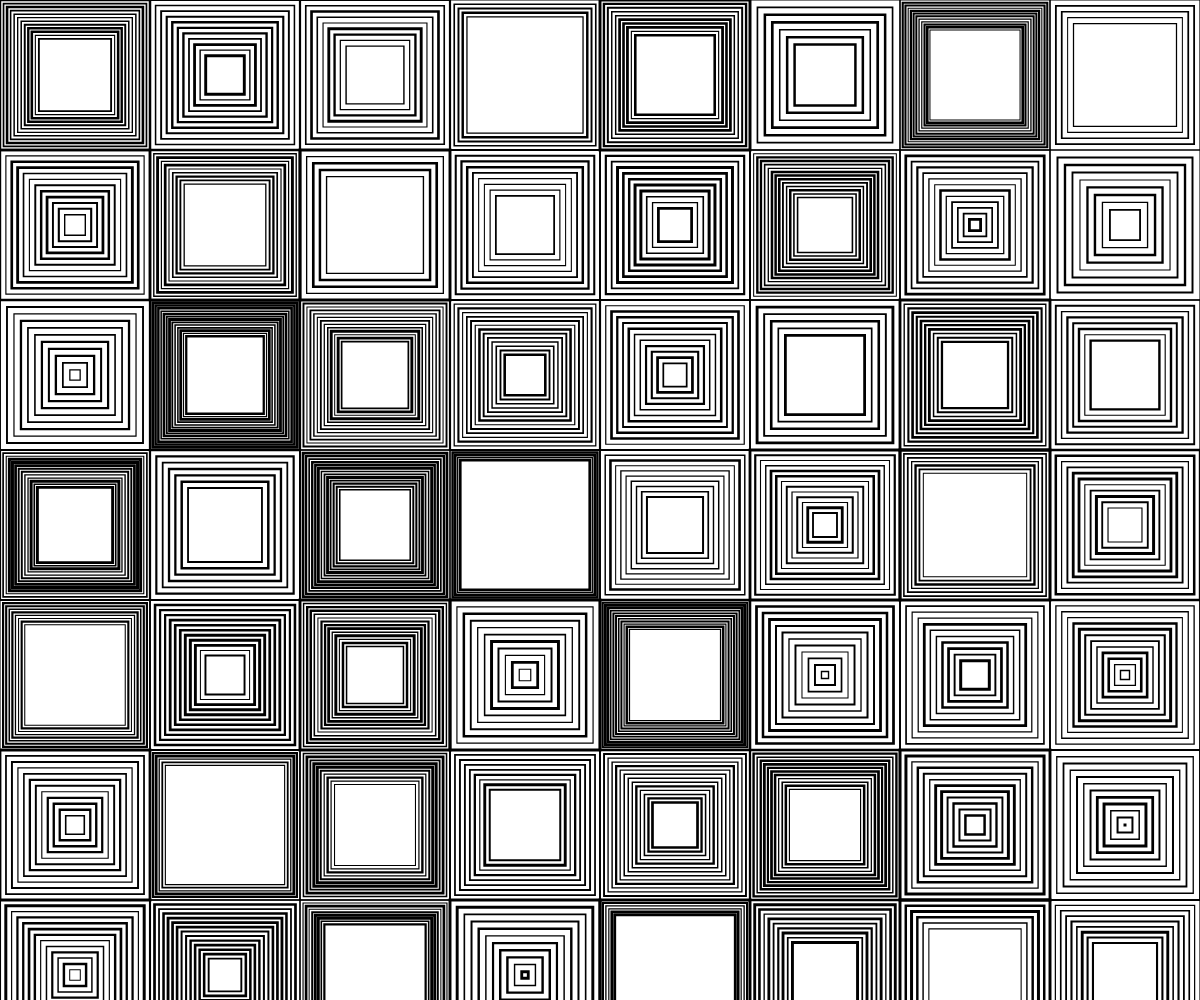
Frame 1 (no input)
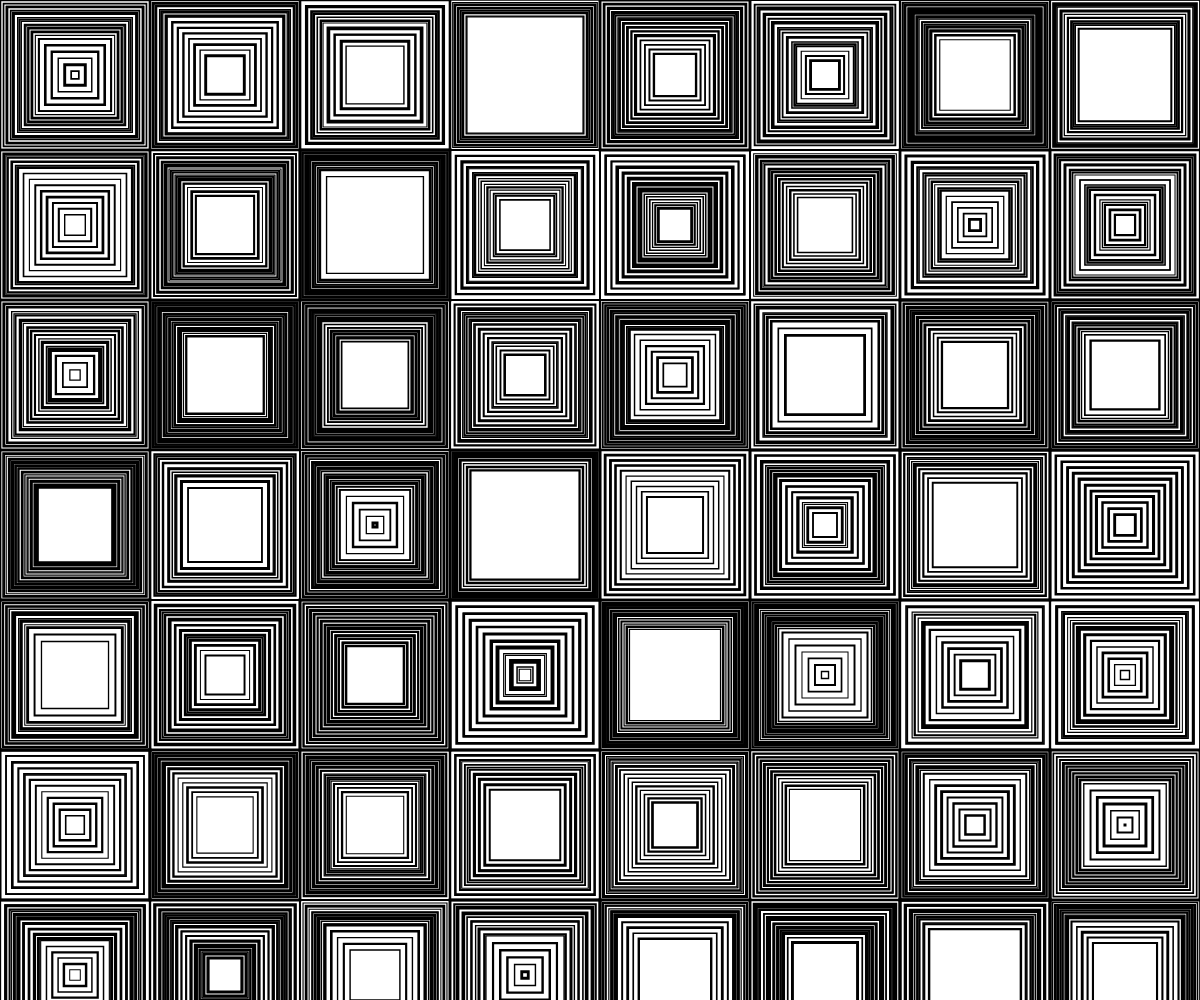
Frame 2 (the mouse pressed at the canvas centre, redrawn once)

The p5.js sketch that drew these frames (run headless with seeded random() and noise() and a simulated clock; the mouse was pressed at the canvas centre and the sketch redrawn once):

// p5.js sketch
// ── sketch.js
// Laboratorio di Computer Grafica per l'Information Design
// Christian Battista Giannarelli
// Vera Molnar, De La Serie (Des) Ordres (detail), 1974. Courtesy of The Anne and Michael Spalter Digital Art Collection.

function setup() {
	// Canvas grande quanto tutta la finestra
	createCanvas(windowWidth, windowHeight);	
}

function draw() {
	// La funzione draw() non viene ripetuta
	noLoop();

	// Numero di colonne
	let cols = 8;
	// Numero di righe
	let rows = 8;

	// Lato del quadrato
	let squareSize = windowWidth / cols;

	// Colonne
	for (let i = 0; i < cols; i++) {
		// Righe
		for (let j = 0; j < rows; j++) {
			// Calcolo della posizione orizzontale
			let x = i * squareSize;
			// Calcolo della posizione verticale
			let y = j * squareSize;
			
			// Disegna quadrati concentrici con variazioni casuali
			drawSquares(x, y, squareSize);
		}
	}
}

// Funzione per il disegno dei quadrati
function drawSquares(x, y, size) {
	// Numero casuale di quadrati interni
	let layers = int(random(5, 15));
	// Distanza casuale tra i quadrati
	let spacing = random(5, 15);

	// Nessun riempimento
	noFill();

	// Creazione dei quadrati interni
	for (let i = 0; i < layers; i++) {
		let currentSize = size - i * spacing;

		// Disegno dei quadrati se 
		if (currentSize > 0) {
			// Spessore del contorno scelto casualmente
			strokeWeight(random(1, 3));
			// Creazione del quadrato (i quadrati sono centrati rispetto a quello iniziale)
			rect(x + (size - currentSize) / 2, y + (size - currentSize) / 2, currentSize, currentSize);
		}
	}
}
